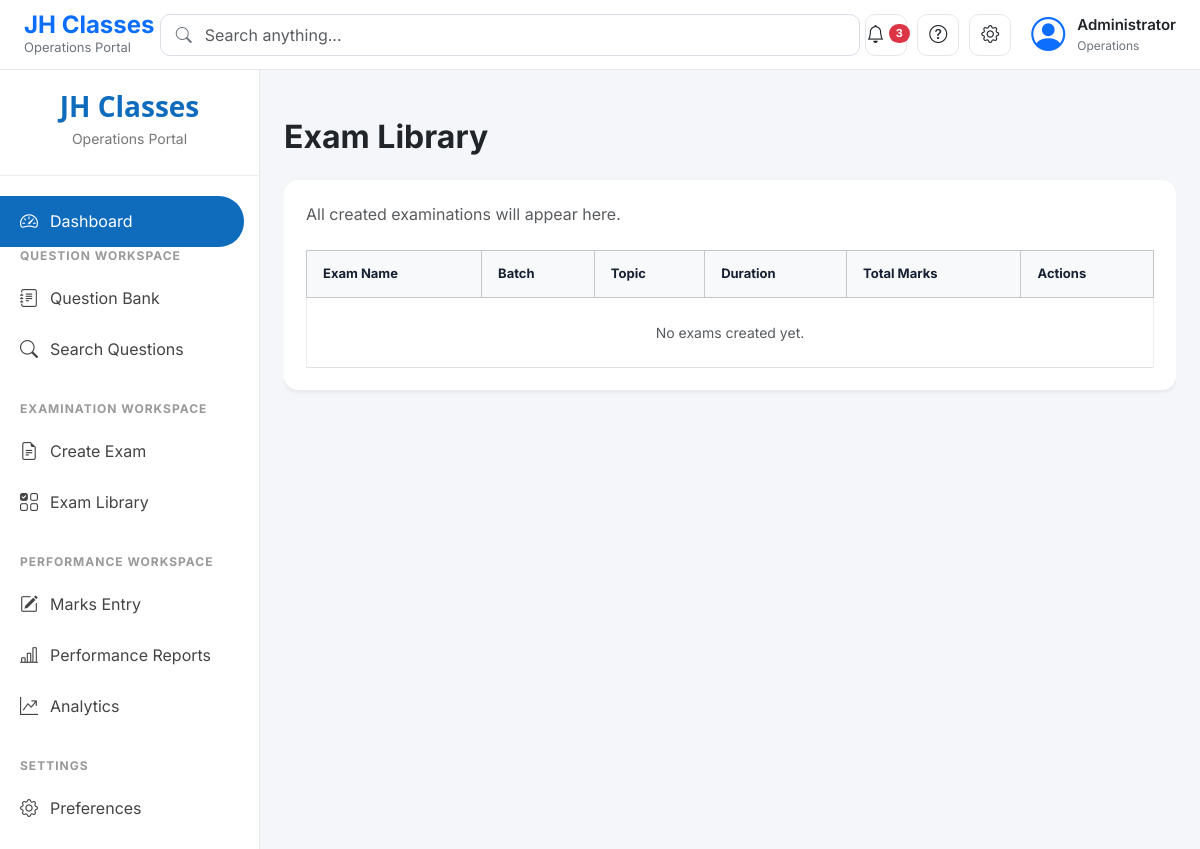
/operations/exams/library/, run on an earlier commit of the app's database.
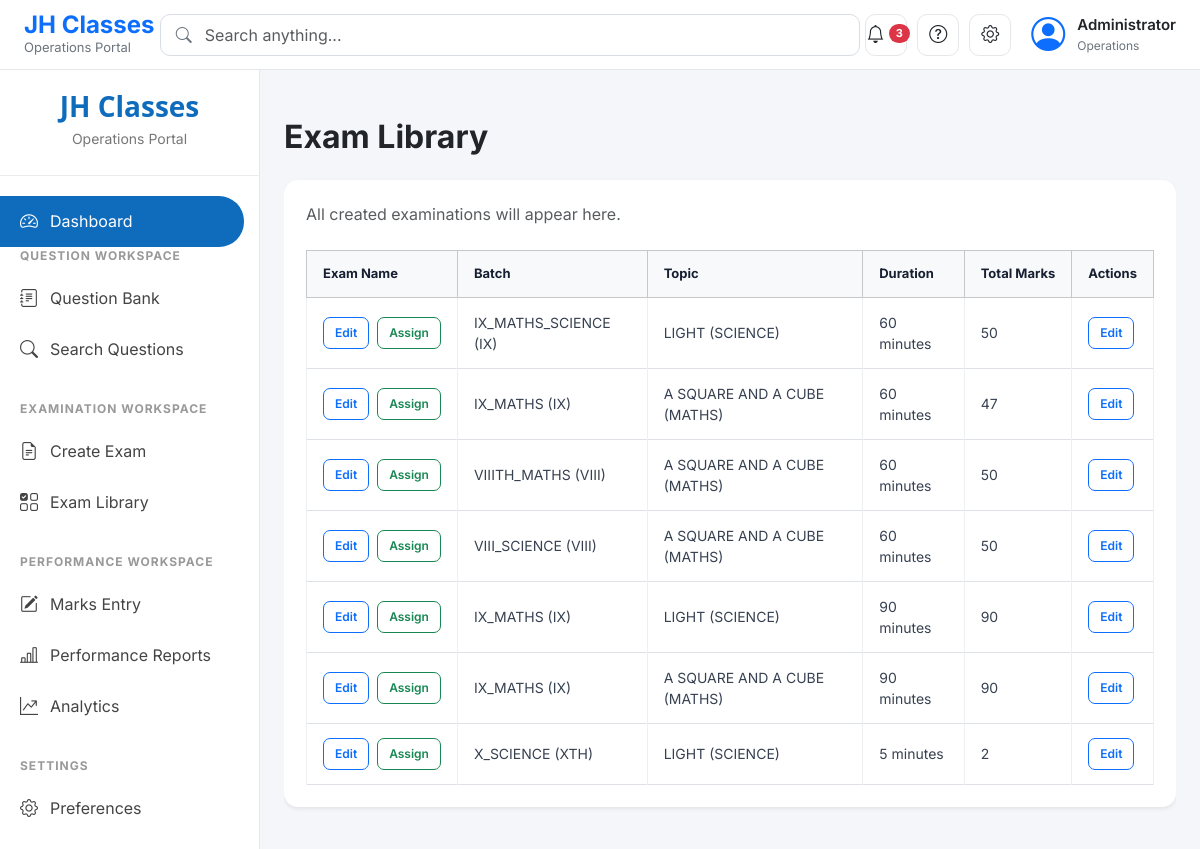
And on a later commit of the database.
### students/models.py (models this page shows, shortened)
class Exam(models.Model):
    name = models.CharField(max_length=100)
    assessment = models.OneToOneField(
        'performance.Assessment',
        on_delete=models.CASCADE,
        related_name='online_exam',
        null=True,
        blank=True
    )
    topic = models.ForeignKey(
        Topic,
        on_delete=models.CASCADE
    )
    batch = models.ForeignKey(
        Batch,
        on_delete=models.CASCADE
    )
    duration = models.IntegerField(
        help_text="Duration in minutes"
    )
    total_marks = models.IntegerField()
    number_of_questions = models.IntegerField(default=10)
    start_time = models.DateTimeField()
    end_time = models.DateTimeField()

class Batch(models.Model):
    batch_name = models.CharField(max_length=50)
    student_class = models.CharField(max_length=20, blank=True, null=True)
    def __str__(self):
        return f"{self.batch_name} ({self.student_class})"

class Topic(models.Model):
    subject = models.ForeignKey(
        Subject,
        on_delete=models.CASCADE,
        related_name='topics'
    )
    name = models.CharField(max_length=100)
    def __str__(self):
        return f"{self.name} ({self.subject.name})"

class Subject(models.Model):
    name = models.CharField(max_length=100, unique=True)
    code = models.CharField(max_length=10, blank=True, null=True)

### students/views.py (the view)
# urls.py: path('operations/exams/library/', views.exam_library, name='exam_library'),
def exam_library(request):
    from .models import Exam
    exams = Exam.objects.all().order_by('-id')
    return render(
        request,
        'operations/exam_library.html',
        {
            'exams': exams,
        }
    )

### templates/operations/exam_library.html
{% extends 'website/home.html' %}
{% block content %}
<div class="container-fluid py-4">
    <div class="d-flex justify-content-between align-items-center mb-4">
        <h2 class="mb-0 fw-bold">
            Exam Library
        </h2>
    </div>
    <div class="card shadow-sm border-0">
        <div class="card-body">
            <p class="text-muted mb-4">
                All created examinations will appear here.
            </p>
            <table class="table table-bordered align-middle">
                <thead class="table-light">
                    <tr>
                        <th>Exam Name</th>
                        <th>Batch</th>
                        <th>Topic</th>
                        <th>Duration</th>
                        <th>Total Marks</th>
                        <th>Actions</th>
                    </tr>
                </thead>
                <tbody>
                    {% for exam in exams %}
                    <tr>
                        <td>
    <div class="d-flex gap-2">
        <a
            href="{% url 'edit_test' exam.id %}"
            class="btn btn-sm btn-outline-primary"
        >
            Edit
        </a>
        <a
            href="{% url 'assign_test' exam.id %}"
            class="btn btn-sm btn-outline-success"
        >
            Assign
        </a>
    </div>
</td>
                        <td>
                            {{ exam.batch }}
                        </td>
                        <td>
                            {{ exam.topic }}
                        </td>
                        <td>
                            {{ exam.duration }} minutes
                        </td>
                        <td>
                            {{ exam.total_marks }}
                        </td>
                        <td>
                            <a
                                href="{% url 'edit_test' exam.id %}"
                                class="btn btn-sm btn-outline-primary"
                            >
                                Edit
                            </a>
                        </td>
                    </tr>
                    {% empty %}
                    <tr>
                        <td
                            colspan="6"
                            class="text-center text-muted py-4"
                        >
                            No exams created yet.
                        </td>
                    </tr>
                    {% endfor %}
                </tbody>
            </table>
        </div>
    </div>
</div>
{% endblock %}

### templates/website/home.html (shortened to what this page needs)
{% load static %}
<!DOCTYPE html>
<html lang="en">
<head>
    <link href="https://cdn.jsdelivr.net/npm/bootstrap@5.3.7/dist/css/bootstrap.min.css" rel="stylesheet">
    <link href="https://cdn.jsdelivr.net/npm/bootstrap-icons@1.13.1/font/bootstrap-icons.css" rel="stylesheet">
    <link rel="stylesheet" href="{% static 'css/jds.css' %}">
</head>
<body>
    {% include "includes/header.html" %}
    <div class="erp-wrapper">
        {% include "includes/sidebar.html" %}
        <main class="erp-content">
            {% block content %}{% endblock %}
        </main>
    </div>
</body>
</html>

### templates/includes/header.html (shortened to what this page needs)
<header class="erp-header">
    <div class="erp-header-left">
        <div class="erp-brand">
            <div class="erp-brand-title">
                JH Classes
            </div>
            <div class="erp-brand-subtitle">
                Operations Portal
            </div>
        </div>
    </div>
    <div class="erp-header-center">
        <div class="erp-search">
            <i class="bi bi-search"></i>
            <input
                type="text"
                class="form-control"
                placeholder="Search anything...">
        </div>
    </div>
    <div class="erp-header-right">
        <button class="btn header-icon position-relative"
                title="Notifications">
            <i class="bi bi-bell"></i>
            <span class="badge bg-danger rounded-pill notification-badge">
                3
            </span>
        </button>
        <button class="btn header-icon"
                title="Help">
            <i class="bi bi-question-circle"></i>
        </button>
        <button class="btn header-icon"
                title="Settings">
            <i class="bi bi-gear"></i>
        </button>
        <div class="erp-user">
            <div class="erp-user-avatar">
                <i class="bi bi-person-circle"></i>
            </div>
            <div class="erp-user-info">
                <div class="erp-user-name">
                    {{ request.user.username|default:"Administrator" }}
                </div>
                <div class="erp-user-role">
                    Operations
                </div>
            </div>
        </div>
    </div>
</header>

### templates/includes/sidebar.html (shortened to what this page needs)
<aside class="erp-sidebar" id="erpSidebar">
    <div class="sidebar-logo">
        <h3>JH Classes</h3>
        <small>Operations Portal</small>
    </div>
    <nav class="sidebar-nav">
        <a href="/staff-dashboard/" class="nav-item active">
            <i class="bi bi-speedometer2"></i>
            <span>Dashboard</span>
        </a>
<div class="nav-section">
    <div class="nav-section-title">
        Question Workspace
    </div>
    <a href="/questions/" class="nav-item">
        <i class="bi bi-journal-text"></i>
        <span>Question Bank</span>
    </a>
  <a href="/questionbank/search/" class="nav-item">
    <i class="bi bi-search"></i>
    <span>Search Questions</span>
</a>
</div>
        <div class="nav-section">
            <div class="nav-section-title">
                Examination Workspace
            </div>
            <a href="/performance/create-test/" class="nav-item">
                <i class="bi bi-file-earmark-text"></i>
                <span>Create Exam</span>
            </a>
            <a href="/operations/exams/library/" class="nav-item">
             <i class="bi bi-ui-checks-grid"></i>
             <span>Exam Library</span>
            </a>
        </div>
        <div class="nav-section">
            <div class="nav-section-title">
                Performance Workspace
            </div>
           <a href="/performance/marks-entry/" class="nav-item">
                <i class="bi bi-pencil-square"></i>
                <span>Marks Entry</span>
            </a>
            <a href="/performance/reports/" class="nav-item">
                <i class="bi bi-bar-chart-line"></i>
                <span>Performance Reports</span>
            </a>
            <a href="/performance/reports/" class="nav-item">
                <i class="bi bi-graph-up-arrow"></i>
                <span>Analytics</span>
            </a>
        </div>
        <div class="nav-section">
            <div class="nav-section-title">
                Settings
            </div>
            <a href="/staff-dashboard/" class="nav-item">
                <i class="bi bi-gear"></i>
                <span>Preferences</span>
            </a>
        </div>
    </nav>
</aside>

### static/css/jds.css (style rules this page uses)
:root { --primary:#0d6efd; --primary-dark:#0b5ed7; --accent:#ffc107; --success:#198754; --danger:#dc3545; --warning:#fd7e14; --bg:#f4f6f9; --card:#ffffff; --border:#e5e7eb; --text:#212529; --muted:#6c757d; --radius:14px; --shadow: 0 2px 8px rgba(0,0,0,.05); }
* { margin:0; padding:0; box-sizing:border-box; }
body { font-family:Inter,sans-serif; background:var(--bg); color:var(--text); }
a { text-decoration:none; }
.card { border:none; border-radius:var(--radius); box-shadow:var(--shadow); }

### static/css/layout.css (style rules this page uses)
* { margin:0; padding:0; box-sizing:border-box; }
body { font-family:Inter, "Segoe UI", Arial, sans-serif; background:#f4f6f9; color:#212529; }
.erp-wrapper { display:flex; min-height:calc(100vh - 70px); }
.erp-sidebar { width:260px; flex-shrink:0; }
.erp-content { flex:1; padding:24px; overflow-x:hidden; overflow-y:auto; background:#f4f6f9; width:100%; max-width:100%; }
.container-fluid { width:100%; max-width:100%; padding:0; }
.card { background:#ffffff; border:none; border-radius:14px; box-shadow:0 2px 10px rgba(0,0,0,.05); margin-bottom:24px; transition:all .25s ease; }
.erp-content * { max-width: 100%; }
.container-fluid, .card, .table-responsive { max-width: 100%; overflow-x: hidden; }
body { overflow-x: hidden; }

### static/css/header.css (style rules this page uses)
.erp-header { height:70px; background:#ffffff; display:flex; justify-content:space-between; align-items:center; padding:0 24px; border-bottom:1px solid #e5e7eb; position:sticky; top:0; z-index:1000; }
.erp-header-left { display:flex; align-items:center; gap:18px; }
.erp-brand-title { font-size:24px; font-weight:700; color:#0d6efd; line-height:1.1; }
.erp-brand-subtitle { font-size:13px; color:#6c757d; }
.erp-header-center { flex:1; display:flex; justify-content:center; }
.erp-search { width:100%; max-width:700px; position:relative; }
.erp-search i { position:absolute; left:16px; top:50%; transform:translateY(-50%); color:#6c757d; }
.erp-search input { height:42px; padding-left:44px; border-radius:10px; border:1px solid #d9dee5; box-shadow:none; }
.erp-header-right { display:flex; align-items:center; gap:10px; }
.header-icon { width:42px; height:42px; border-radius:10px; display:flex; align-items:center; justify-content:center; background:#ffffff; border:1px solid #e5e7eb; transition:.25s; }
.header-icon i { font-size:18px; }
.notification-badge { position:absolute; top:-4px; right:-4px; font-size:11px; }
.erp-user { display:flex; align-items:center; gap:12px; margin-left:10px; }
.erp-user-avatar { font-size:34px; color:#0d6efd; }
.erp-user-name { font-size:15px; font-weight:600; }
.erp-user-role { font-size:12px; color:#6c757d; }

### static/css/sidebar.css (style rules this page uses)
.erp-sidebar { width:260px; background:#ffffff; border-right:1px solid #e5e7eb; min-height:calc(100vh - 70px); padding:20px 0; }
.sidebar-logo { text-align:center; padding:0 20px 25px; border-bottom:1px solid #ececec; }
.sidebar-logo h3 { color:#0F6CBD; font-family:"Segoe UI", Arial, sans-serif; font-weight:700; margin-bottom:2px; }
.sidebar-logo small { color:#777; }
.sidebar-nav { margin-top:20px; }
.nav-section { margin-bottom:25px; }
.nav-section-title { padding:0 20px 8px; color:#999; font-size:12px; font-weight:700; text-transform:uppercase; letter-spacing:1px; }
.nav-item { display:flex; align-items:center; gap:12px; padding:12px 20px; color:#444; text-decoration:none; transition:.2s; }
.nav-item i { font-size:18px; }
.nav-item.active { background:#0F6CBD; color:#ffffff; border-radius:0 25px 25px 0; margin-right:15px; }

### static/css/dashboard.css (style rules this page uses)
.erp-content .card-body { padding: 22px; }
.erp-content table { margin-bottom: 0; }
.erp-content table thead th { font-size: 13px; font-weight: 700; color: #172033; padding: 13px 16px; white-space: nowrap; }
.erp-content table tbody td { padding: 14px 16px; font-size: 14px; color: #374151; border-color: #edf0f3; }
.erp-content table tbody tr { transition: background 0.15s ease; }
.erp-content table .btn { border-radius: 7px; font-size: 12px; font-weight: 600; padding: 6px 11px; }
.erp-content .card { overflow: hidden; }

What changed in the data, as far as the page shows it:
added Exam: batch "IX_MATHS_SCIENCE (IX)", topic "LIGHT (SCIENCE)", duration "60", total_marks "50"
added Exam: batch "IX_MATHS (IX)", topic "A SQUARE AND A CUBE (MATHS)", duration "60", total_marks "47"
added Exam: batch "VIIITH_MATHS (VIII)", topic "A SQUARE AND A CUBE (MATHS)", duration "60", total_marks "50"
added Exam: batch "VIII_SCIENCE (VIII)", topic "A SQUARE AND A CUBE (MATHS)", duration "60", total_marks "50"
added Exam: batch "IX_MATHS (IX)", topic "LIGHT (SCIENCE)", duration "90", total_marks "90"
added Exam: batch "IX_MATHS (IX)", topic "A SQUARE AND A CUBE (MATHS)", duration "90", total_marks "90"
added Exam: batch "X_SCIENCE (XTH)", topic "LIGHT (SCIENCE)", duration "5", total_marks "2"
Also different on the page:
text no longer shown: "No exams created yet."
